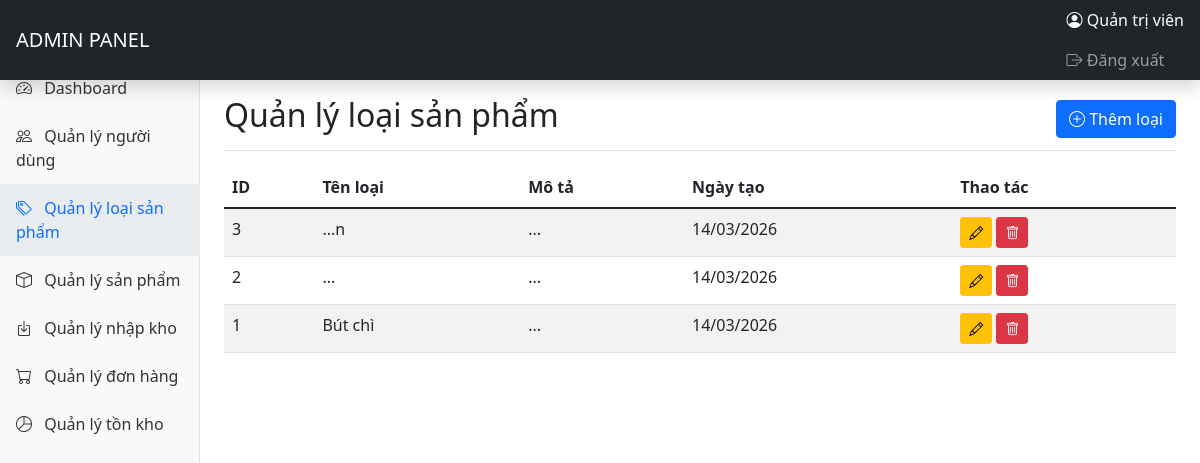
The app's page /Admin/categories.php (signed in) with its own data.
### tables this page shows
CREATE TABLE categories (
    id INT AUTO_INCREMENT PRIMARY KEY,
    name VARCHAR(100) NOT NULL,
    description TEXT,
    created_at TIMESTAMP DEFAULT CURRENT_TIMESTAMP
);

### Admin/categories.php (the view, shortened to what this page needs)
<?php
require_once '../config/database.php';
$categories = $conn->query("SELECT * FROM categories ORDER BY id DESC")->fetchAll(PDO::FETCH_ASSOC);
?>
<!DOCTYPE html>
<html lang="vi">
<head>
    <link href="https://cdn.jsdelivr.net/npm/bootstrap@5.1.3/dist/css/bootstrap.min.css" rel="stylesheet">
    <link rel="stylesheet" href="https://cdn.jsdelivr.net/npm/bootstrap-icons@1.8.1/font/bootstrap-icons.css">
</head>
<body>
    <?php include 'includes/header.php'; ?>
    <div class="container-fluid">
        <div class="row">
            <?php include 'includes/sidebar.php'; ?>
            <main class="col-md-9 ms-sm-auto col-lg-10 px-md-4">
                <div class="d-flex justify-content-between flex-wrap flex-md-nowrap align-items-center pt-3 pb-2 mb-3 border-bottom">
                    <h1 class="h2">Quản lý loại sản phẩm</h1>
                    <button type="button" class="btn btn-primary" data-bs-toggle="modal" data-bs-target="#addCategoryModal">
                        <i class="bi bi-plus-circle"></i> Thêm loại
                    </button>
                </div>
                <div class="table-responsive">
                    <table class="table table-striped table-hover">
                        <thead>
                            <tr>
                                <th>ID</th>
                                <th>Tên loại</th>
                                <th>Mô tả</th>
                                <th>Ngày tạo</th>
                                <th>Thao tác</th>
                            </tr>
                        </thead>
                        <tbody>
                            <?php foreach ($categories as $cat): ?>
                            <tr>
                                <td><?php echo $cat['id']; ?></td>
                                <td><?php echo $cat['name']; ?></td>
                                <td><?php echo $cat['description']; ?></td>
                                <td><?php echo date('d/m/Y', strtotime($cat['created_at'])); ?></td>
                                <td>
                                    <button class="btn btn-sm btn-warning" onclick="editCategory(<?php echo htmlspecialchars(json_encode($cat)); ?>)">
                                        <i class="bi bi-pencil"></i>
                                    </button>
                                    <a href="?delete=<?php echo $cat['id']; ?>" class="btn btn-sm btn-danger" onclick="return confirm('Bạn có chắc muốn xóa?')">
                                        <i class="bi bi-trash"></i>
                                    </a>
                                </td>
                            </tr>
                            <?php endforeach; ?>
                        </tbody>
                    </table>
                </div>
            </main>
        </div>
    </div>
</body>
</html>

### records on screen
categories: id "3", name "...n", description "...", created_at "14/03/2026"
categories: id "2", name "...", description "...", created_at "14/03/2026"
categories: id "1", name "Bút chì", description "...", created_at "14/03/2026"

### other values on screen
$_SESSION['admin_fullname'] "Quản trị viên"
